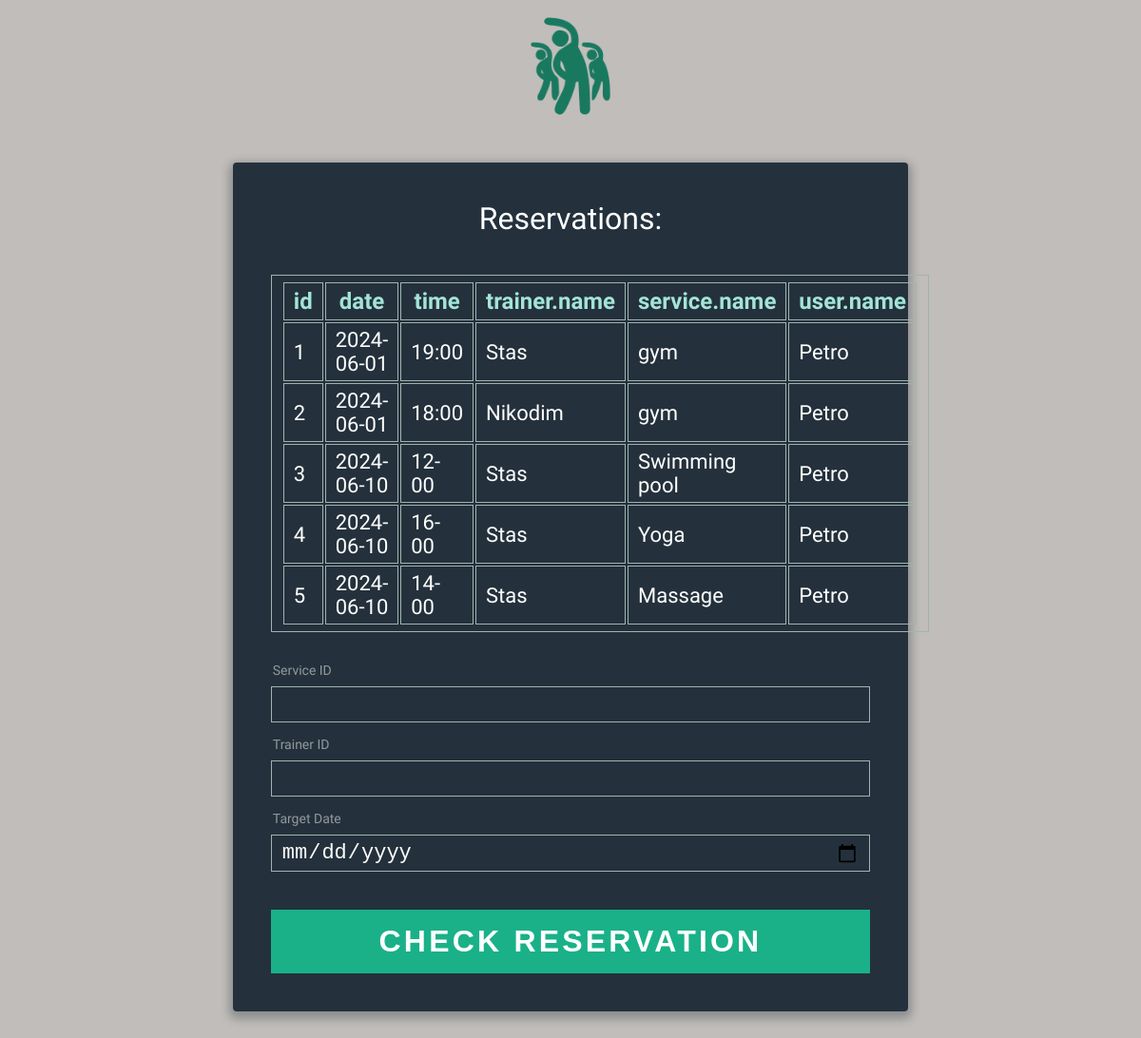
/user/reservations (signed in), run on the app's committed database.
### db_model.py (models this page shows)
class Reservation(Base):
    __tablename__ = 'reservation'
    id = Column(Integer, primary_key=True, unique=True, autoincrement=True)
    trainer = Column(Integer, ForeignKey('trainer.id'), nullable=False)
    user = Column(Integer, ForeignKey('user.id'), nullable=False)
    service = Column(Integer, ForeignKey('service.id'), nullable=False)
    date = Column(String(10), nullable=False)
    time = Column(String(10), nullable=False)

class Trainer(Base):
    __tablename__ = 'trainer'
    id = Column(Integer, primary_key=True, unique=True, autoincrement=True, nullable=False)
    name = Column(String(50), nullable=False)
    fitness_center = Column(Integer, ForeignKey('fitness_center.id'), nullable=False)
    age = Column(Integer, default=18, nullable=False)
    sex = Column(String(6), nullable=False)

class Service(Base):
    __tablename__ = 'service'
    id = Column(Integer, primary_key=True, unique=True, autoincrement=True, nullable=False)
    name = Column(String(50), nullable=False)
    duration = Column(Integer, default=0, nullable=False)
    description = Column(String(50), nullable=False)
    price = Column(Integer, default=0, nullable=False)
    fitness_center = Column(Integer, ForeignKey('fitness_center.id'), nullable=False)
    max_attendees = Column(Integer, default=1, nullable=False)

class User(Base):
    __tablename__ = 'user'
    id = Column(Integer, primary_key=True, unique=True, autoincrement=True)
    name = Column(String(50), nullable=False)
    login = Column(String(50), unique=True, nullable=False)
    password = Column(String(50), nullable=False)
    birth_date = Column(String(50), default='2000-01-01', nullable=False)
    phone = Column(String(50), nullable=False)
    funds = Column(Integer, default=0, nullable=False)
    email = Column(String(100), nullable=False)

### app.py (the view, shortened to what this page needs)
@app.route('/user/reservations', methods=['GET', 'POST'])
@auth
def user_reservations():
    if request.method == 'GET':
        db = Db()
        columns = (db_model.Reservation.id, db_model.Reservation.date, db_model.Reservation.time,
                   db_model.Trainer.name.label('trainer.name'),
                   db_model.Service.name.label('service.name'),
                   db_model.User.name.label('user.name'))
        data = (db.session.query(*columns).join(db_model.User).join(db_model.Service).join(db_model.Trainer)).filter(
            db_model.User.id == session.get('user_id')).all()
        return render_template('reservations.html', result=convert_db_query_data(data))

### app.py (called while the page is built)
def auth(func):
    @wraps(func)
    def wrapper(*args, **kwargs):
        if session.get('user_id') is None:
            return redirect('/login')
        return func(*args, **kwargs)
    return wrapper

def convert_db_query_data(query_data):
    if query_data is None:
        return {}
    elif type(query_data) is list:
        return [el._asdict() for el in query_data]
    return query_data._asdict()

### db_orm.py (called while the page is built)
    def _init_db(self):
        Base.query = self.session.query_property()
        Base.metadata.create_all(bind=self.engine)

### templates/reservations.html (shortened to what this page needs)
{% extends "base.html" %}
{% block content %}
<div id="data">
          <h1>Reservations:</h1>
          {% if result %}
          <table>
              <tr>
              {% for key in result[0].keys() %}
              <th> {{ key }} </th>
              {% endfor %}
              </tr>
              {% for curr_result in result %}
              <tr>
              {% for value in curr_result.values() %}
              <td> {{ value }} </td>
              {% endfor %}
              </tr>
              {% endfor %}
         </table>
        {% endif %}
        <br/>
        <br/>
        <br/>
        <form action="/user/reservations" method="post">
          <div class="top-row">
            <div class="field-wrap">
              <label class="active">
                Service ID<span class="req">*</span>
              </label>
              <input type="text" id="service_id" name="service_id" required autocomplete="off" />
            </div>
            <div class="field-wrap">
              <label class="active">
                Trainer ID<span class="req">*</span>
              </label>
              <input type="text" id="trainer_id" name="trainer_id" required autocomplete="off"/>
          </div>
          <div class="field-wrap">
            <label class="active">
              Target Date<span class="req">*</span>
            </label>
            <input type="date" id="date" name="date" min="2024-06-01" max="2025-01-01" required autocomplete="off"/>
          </div>
          <button type="submit" class="button button-block">Check reservation</button>
          </div>
          </form>
        </div>
{% endblock %}

### templates/base.html (shortened to what this page needs)
<!DOCTYPE html>
<html lang="en" >
<head>
  <link rel="stylesheet" href="https://cdnjs.cloudflare.com/ajax/libs/normalize/5.0.0/normalize.min.css">
</head>
<body translate="no">
  <img src="{{url_for('static', filename='fc.png')}}" class="center-image"/>
  <div class="form">
    {% block content %}
    {% endblock %}
  </div>
</body>
</html>

### data on the page
Reservation: values "1", date "2024-06-01", time "19:00"
Trainer: name "Stas"
Service: name "gym"
User: name "Petro"
Reservation: values "2", date "2024-06-01", time "18:00"
Trainer: name "Nikodim"
Reservation: values "3", date "2024-06-10", time "12-00"
Service: name "Swimming pool"
Reservation: values "4", date "2024-06-10", time "16-00"
Service: name "Yoga"
Reservation: values "5", date "2024-06-10", time "14-00"
Service: name "Massage"

### other printed values
{{ key }} "id" "date" "time" "trainer.name" "service.name" "user.name"
